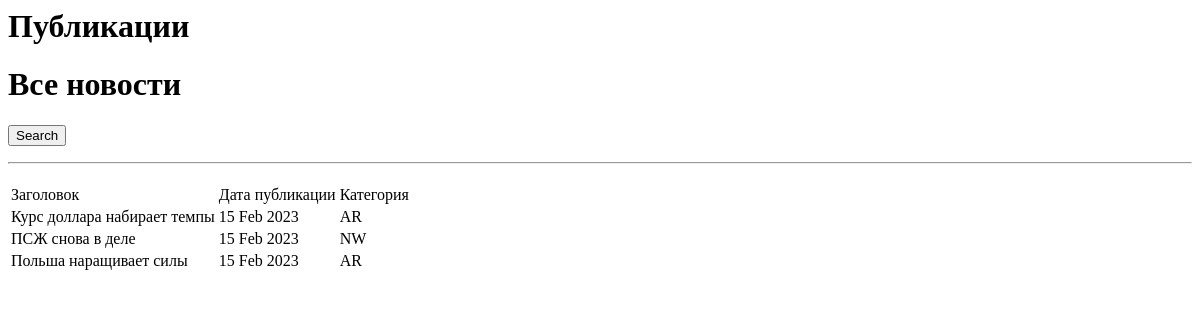
Page /news/search/ on the earlier database version.
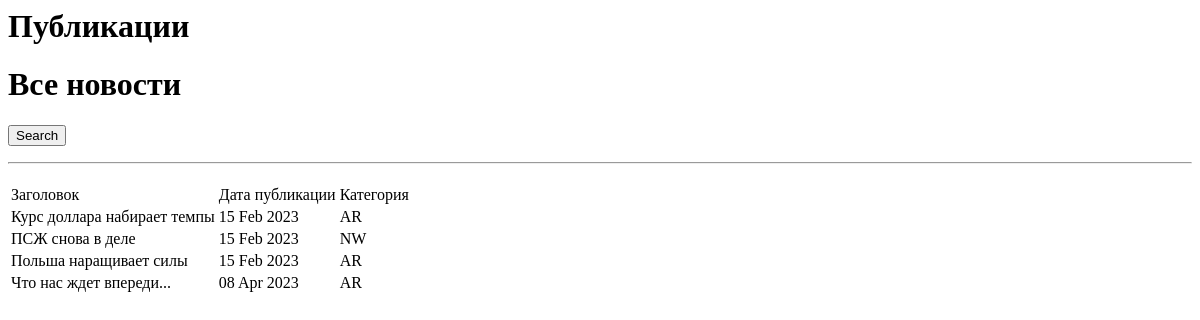
Same page on the later database version.
### news/models.py (models this page shows, shortened)
class Post(models.Model):
    author=models.ForeignKey(Author,on_delete=models.CASCADE)
    News='NW'
    ARTICLE="AR"
    CATEGORY_CHOICES=(
        (News,'Новость'),
        (ARTICLE,'Статья')
    )
    categoryType=models.CharField(max_length=2,choices=CATEGORY_CHOICES,default=ARTICLE)
    dateCreation=models.DateTimeField(auto_now_add=True)
    postCategory=models.ManyToManyField(Category,through='PostCategory')
    title=models.CharField(max_length=128)
    text=models.TextField()
    rating=models.SmallIntegerField(default=0)

### news/views.py (the view)
# urls.py: path('search/',PostSearch.as_view(),name='search'),
class PostSearch(ListView):
    model = Post
    ordering = 'title'
    template_name = 'news/search.html'
    context_object_name = 'search'

### news/templatetags/custom_filter.py (called while the page is built)
@register.filter()
def censor(text):
    bad_words = ('редиска','хрен', )
    for word in text.split():
        if word.lower() in bad_words:
            text = text.replace(word, f"{word[0]}{'*' * (len(word) - 1)}")
    return text

### news/templates/news/search.html (shortened to what this page needs)
{% load custom_filter %}
{% block title %}
<h1>Публикации</h1>
{% endblock title %}
{% block content %}
   <h1>Все новости </h1>
   <form action=""  method="get">
       <input type="submit" value="Search">
   </form>
   <hr>
   {% if search %}
       <table>
           <tr>
               <td>Заголовок</td>
               <td>Дата публикации</td>
               <td>Категория</td>
           </tr>
           {% for n in search %}
           <tr>
               <td>{{ n.title|censor }}</td>
               <td>{{ n.dateCreation|date:'d M Y' }}</td>
               <td>{{ n.categoryType }}</td>
           </tr>
           {% endfor %}
        </table>
   {% else %}
       <h2>Постов нет!</h2>
   {% endif %}
{% endblock content %}

Differences in the rows shown:
added Post: title|censor "Что нас ждет впереди...", dateCreation "08 Apr 2023", categoryType "AR"
